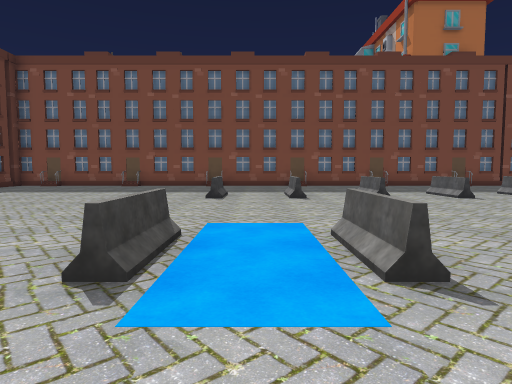
view 1 (above)

19 first-person views from a walk through a scene from a Unity 3-D project. The camera is 1.4 m above the floor, tilts 4° down and sees 75° across. The floor is counted in squares, 2 m on a side. Each view is taken from the middle of a square. On the plan, view 1 faces up. The plan holds only what a view shows up to about 10 squares ahead; the rest is blank. The place goes on beyond the plan. The player character is not drawn. Some animated figures are left out.

view 2
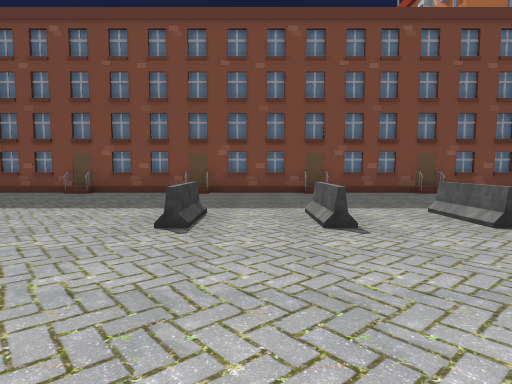

view 3
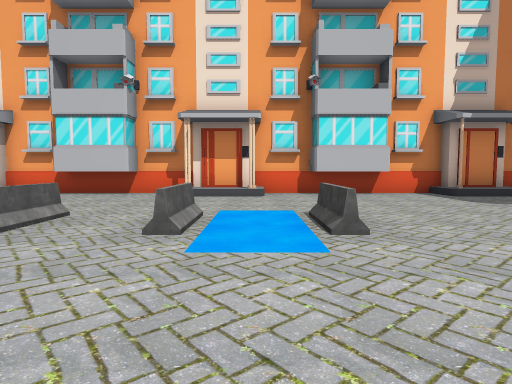

view 4
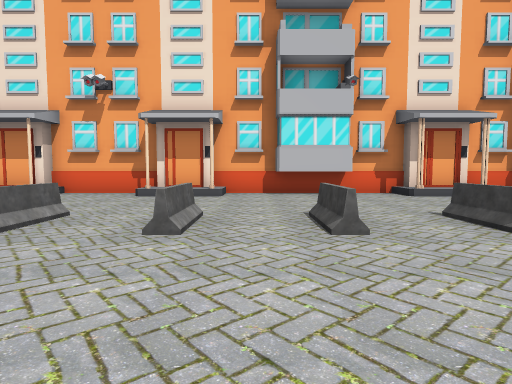

view 5
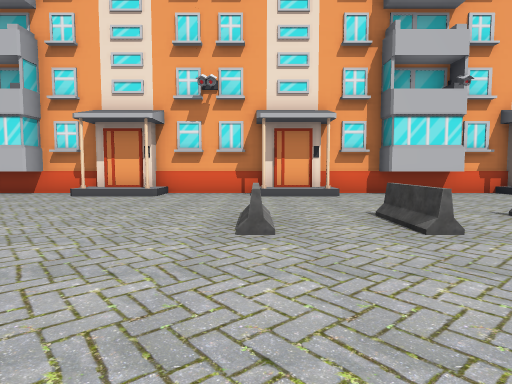

view 6
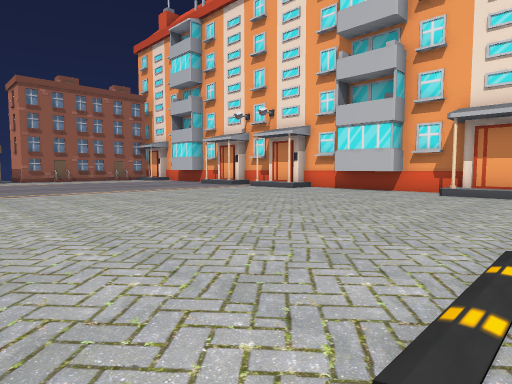

view 7
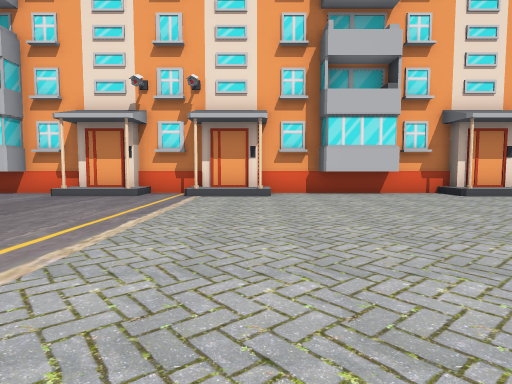

view 8
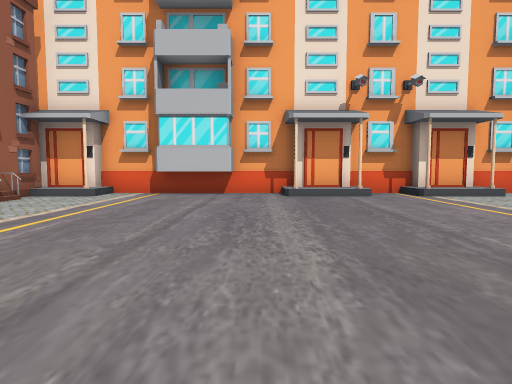

view 9
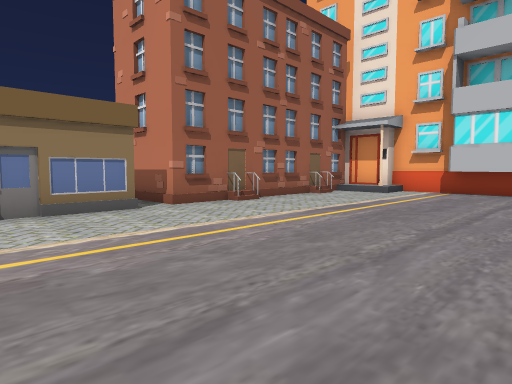

view 10
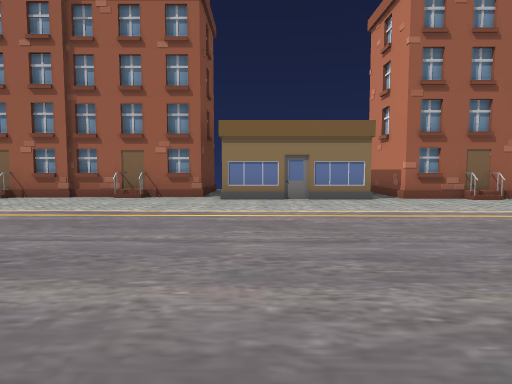

view 11
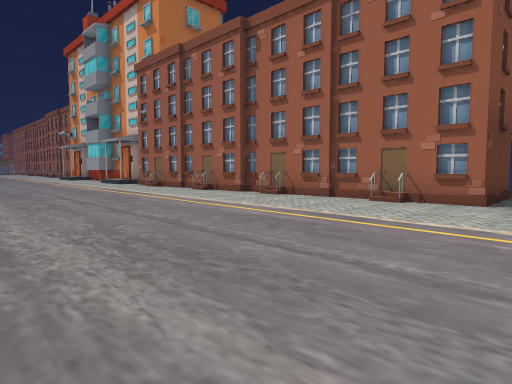

view 12
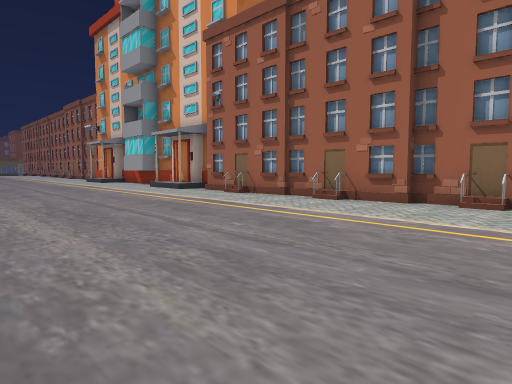

view 13
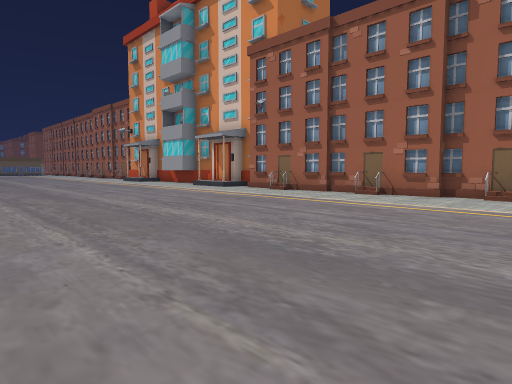

view 14
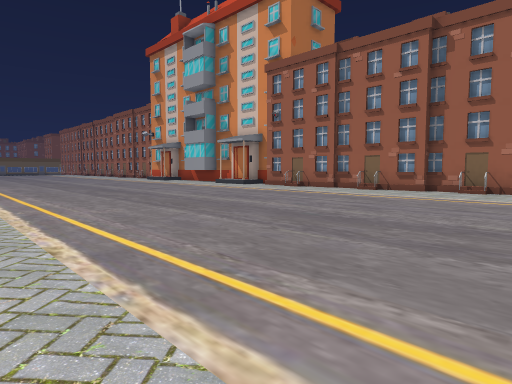

view 15
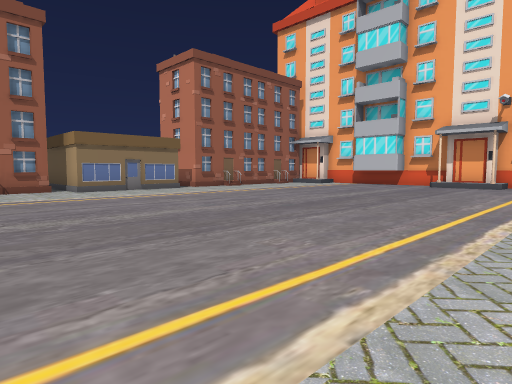

view 16
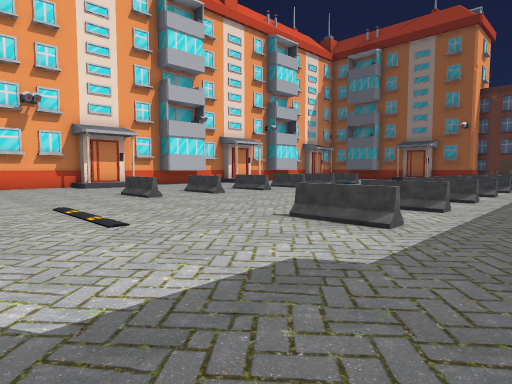

view 17
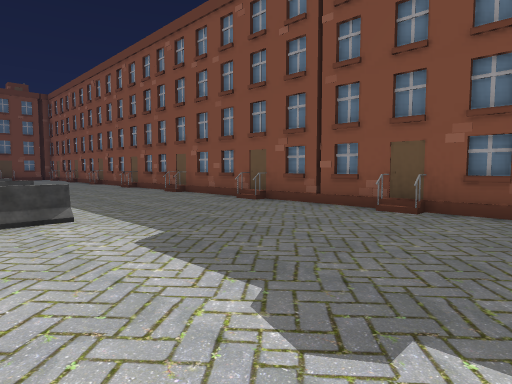

view 18
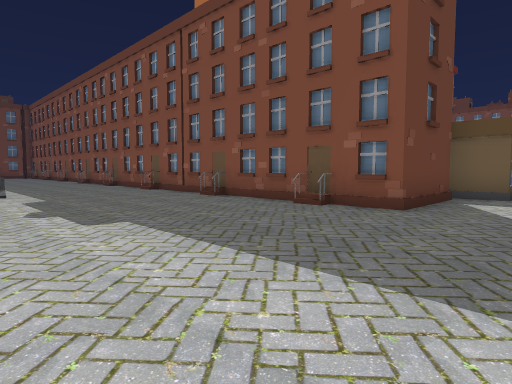

view 19
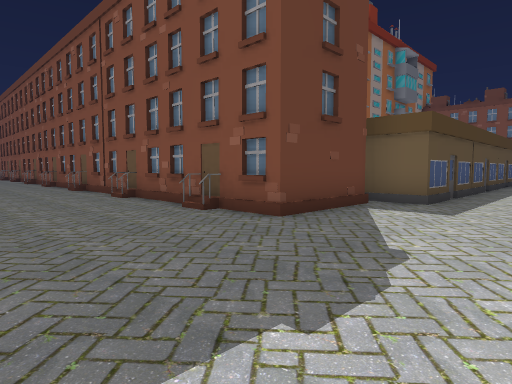

### Floor plan
Key: @ floor where view 1 was taken; # wall or solid block; . main floor; : floor 0.5 m higher than the main floor; / step, stairs or slope; = window, fence, low wall or low ledge; H house.
Columns run from 8 left of view 1 to 32 right of it. Each row starts with its distance up from view 1.
 24                                 ....
 23                           H   .......
 22                           .  .........
 21                           .  ..........
 20                           H. ..........#
 19                           .. ..........H
 18                           .. ..........#
 17                         ##.. ..........#
 16                          ..............H
 15                          ...............
 14 ###H#H#######H#H#########..............#
 13  ......................................H
 12   ......................................#
 11    ..................................../#
 10  ......................................H#
  9  ......=.=.=.=.=.=.......................
  8   .....=.=.=.=.=.=.....................H
  7    ............ .......................#
  6    ....................................H
  5     .....................................
  4      ..................................H#
  3      ..=.=.=.=.=.=.....................##
  2     ...=.=.=.=.=.=.....................#
  1    ....................................H
  0    .....@..............................#
 -1   .....................................#
 -2  #:#.##.#:#.##.#:#..##..##.#:##:#.##.#:#
 -3  #######################################

Positions as (right, up) in squares from view 1, and headings:
1: (0, 0), facing up
2: (0, 4), facing up
3: (0, 7), facing down
4: (6, 7), facing down
5: (9, 7), facing down
6: (11, 8), facing down-right
7: (19, 7), facing down
8: (25, 7), facing down
9: (25, 8), facing down-right
10: (23, 8), facing right
11: (24, 8), facing up-right
12: (24, 13), facing up-right
13: (22, 13), facing up-right
14: (20, 12), facing up-right
15: (20, 12), facing down-right
16: (13, 11), facing down-left
17: (14, 8), facing up-left
18: (19, 8), facing up-left
19: (20, 10), facing up-left
